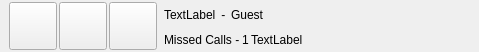
<?xml version="1.0" encoding="UTF-8"?>
<ui version="4.0">
 <class>OfferBarWidgetClass</class>
 <widget class="QFrame" name="OfferBarWidgetClass">
  <property name="geometry">
   <rect>
    <x>0</x>
    <y>0</y>
    <width>479</width>
    <height>52</height>
   </rect>
  </property>
  <property name="sizePolicy">
   <sizepolicy hsizetype="Expanding" vsizetype="Fixed">
    <horstretch>0</horstretch>
    <verstretch>0</verstretch>
   </sizepolicy>
  </property>
  <property name="minimumSize">
   <size>
    <width>0</width>
    <height>52</height>
   </size>
  </property>
  <property name="maximumSize">
   <size>
    <width>16777215</width>
    <height>66</height>
   </size>
  </property>
  <property name="windowTitle">
   <string notr="true">Form</string>
  </property>
  <property name="windowOpacity">
   <double>9.000000000000000</double>
  </property>
  <property name="styleSheet">
   <string notr="true"/>
  </property>
  <layout class="QHBoxLayout" name="horizontalLayout">
   <property name="spacing">
    <number>2</number>
   </property>
   <property name="leftMargin">
    <number>0</number>
   </property>
   <property name="topMargin">
    <number>0</number>
   </property>
   <property name="rightMargin">
    <number>0</number>
   </property>
   <property name="bottomMargin">
    <number>0</number>
   </property>
   <item>
    <widget class="QLabel" name="m_OfferCntLabel">
     <property name="text">
      <string/>
     </property>
    </widget>
   </item>
   <item>
    <widget class="VxPushButton" name="m_FriendButton">
     <property name="sizePolicy">
      <sizepolicy hsizetype="Fixed" vsizetype="Fixed">
       <horstretch>0</horstretch>
       <verstretch>0</verstretch>
      </sizepolicy>
     </property>
     <property name="minimumSize">
      <size>
       <width>48</width>
       <height>48</height>
      </size>
     </property>
     <property name="maximumSize">
      <size>
       <width>48</width>
       <height>48</height>
      </size>
     </property>
     <property name="text">
      <string/>
     </property>
     <property name="iconSize">
      <size>
       <width>48</width>
       <height>48</height>
      </size>
     </property>
    </widget>
   </item>
   <item>
    <widget class="VxPushButton" name="m_AcceptButton">
     <property name="sizePolicy">
      <sizepolicy hsizetype="Fixed" vsizetype="Fixed">
       <horstretch>0</horstretch>
       <verstretch>0</verstretch>
      </sizepolicy>
     </property>
     <property name="minimumSize">
      <size>
       <width>48</width>
       <height>48</height>
      </size>
     </property>
     <property name="maximumSize">
      <size>
       <width>48</width>
       <height>48</height>
      </size>
     </property>
     <property name="text">
      <string/>
     </property>
     <property name="iconSize">
      <size>
       <width>48</width>
       <height>48</height>
      </size>
     </property>
    </widget>
   </item>
   <item>
    <widget class="VxPushButton" name="m_RejectButton">
     <property name="sizePolicy">
      <sizepolicy hsizetype="Fixed" vsizetype="Fixed">
       <horstretch>0</horstretch>
       <verstretch>0</verstretch>
      </sizepolicy>
     </property>
     <property name="minimumSize">
      <size>
       <width>48</width>
       <height>48</height>
      </size>
     </property>
     <property name="maximumSize">
      <size>
       <width>48</width>
       <height>48</height>
      </size>
     </property>
     <property name="text">
      <string/>
     </property>
     <property name="iconSize">
      <size>
       <width>48</width>
       <height>48</height>
      </size>
     </property>
    </widget>
   </item>
   <item>
    <layout class="QVBoxLayout" name="verticalLayout_2">
     <property name="spacing">
      <number>0</number>
     </property>
     <property name="leftMargin">
      <number>5</number>
     </property>
     <property name="topMargin">
      <number>2</number>
     </property>
     <property name="bottomMargin">
      <number>0</number>
     </property>
     <item>
      <layout class="QHBoxLayout" name="horizontalLayout_4">
       <property name="spacing">
        <number>2</number>
       </property>
       <item>
        <widget class="QLabel" name="m_FriendNameLabel">
         <property name="font">
          <font>
           <weight>50</weight>
           <italic>false</italic>
           <bold>false</bold>
          </font>
         </property>
         <property name="text">
          <string>TextLabel</string>
         </property>
        </widget>
       </item>
       <item>
        <widget class="QLabel" name="ColonLabel_2">
         <property name="font">
          <font>
           <weight>50</weight>
           <italic>false</italic>
           <bold>false</bold>
          </font>
         </property>
         <property name="text">
          <string> - </string>
         </property>
        </widget>
       </item>
       <item>
        <widget class="QLabel" name="m_FriendTypeLabel">
         <property name="font">
          <font>
           <weight>50</weight>
           <italic>false</italic>
           <bold>false</bold>
          </font>
         </property>
         <property name="text">
          <string>Guest</string>
         </property>
        </widget>
       </item>
       <item>
        <spacer name="horizontalSpacer_3">
         <property name="orientation">
          <enum>Qt::Horizontal</enum>
         </property>
         <property name="sizeHint" stdset="0">
          <size>
           <width>40</width>
           <height>20</height>
          </size>
         </property>
        </spacer>
       </item>
      </layout>
     </item>
     <item>
      <layout class="QHBoxLayout" name="horizontalLayout_5">
       <property name="spacing">
        <number>2</number>
       </property>
       <property name="bottomMargin">
        <number>0</number>
       </property>
       <item>
        <widget class="QLabel" name="m_MissedCallsLabel">
         <property name="font">
          <font>
           <weight>50</weight>
           <italic>false</italic>
           <bold>false</bold>
          </font>
         </property>
         <property name="text">
          <string>Missed Calls -</string>
         </property>
        </widget>
       </item>
       <item>
        <widget class="QLabel" name="m_MissedCallCntLabel">
         <property name="font">
          <font>
           <weight>50</weight>
           <italic>false</italic>
           <bold>false</bold>
          </font>
         </property>
         <property name="text">
          <string>1</string>
         </property>
        </widget>
       </item>
       <item>
        <widget class="QLabel" name="m_CallMsgTextLabel">
         <property name="sizePolicy">
          <sizepolicy hsizetype="Expanding" vsizetype="Preferred">
           <horstretch>0</horstretch>
           <verstretch>0</verstretch>
          </sizepolicy>
         </property>
         <property name="font">
          <font>
           <weight>50</weight>
           <italic>false</italic>
           <bold>false</bold>
          </font>
         </property>
         <property name="text">
          <string>TextLabel</string>
         </property>
         <property name="wordWrap">
          <bool>true</bool>
         </property>
        </widget>
       </item>
      </layout>
     </item>
    </layout>
   </item>
  </layout>
 </widget>
 <customwidgets>
  <customwidget>
   <class>VxPushButton</class>
   <extends>QPushButton</extends>
   <header>VxPushButton.h</header>
  </customwidget>
 </customwidgets>
 <resources/>
 <connections/>
</ui>
